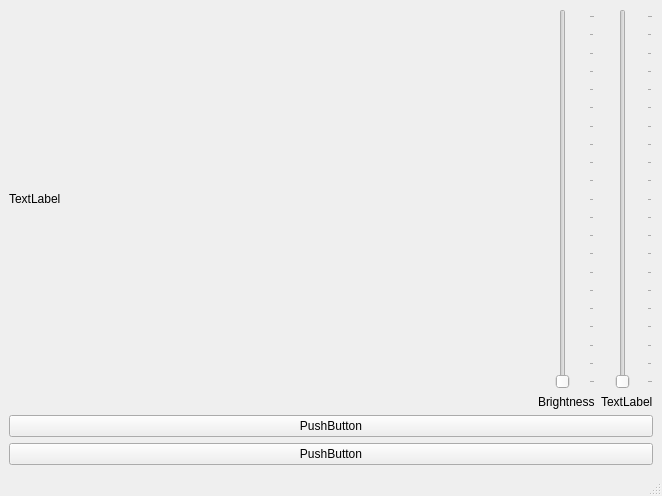
<?xml version="1.0" encoding="UTF-8"?>
<ui version="4.0">
 <class>MainWindow</class>
 <widget class="QMainWindow" name="MainWindow">
  <property name="geometry">
   <rect>
    <x>0</x>
    <y>0</y>
    <width>662</width>
    <height>496</height>
   </rect>
  </property>
  <property name="windowTitle">
   <string>MainWindow</string>
  </property>
  <widget class="QWidget" name="centralwidget">
   <layout class="QGridLayout" name="gridLayout_2">
    <item row="0" column="0">
     <layout class="QGridLayout" name="gridLayout">
      <item row="0" column="0">
       <widget class="QLabel" name="image_label">
        <property name="sizePolicy">
         <sizepolicy hsizetype="Expanding" vsizetype="Preferred">
          <horstretch>0</horstretch>
          <verstretch>0</verstretch>
         </sizepolicy>
        </property>
        <property name="text">
         <string>TextLabel</string>
        </property>
       </widget>
      </item>
      <item row="1" column="1">
       <widget class="QLabel" name="label_2">
        <property name="text">
         <string>Brightness</string>
        </property>
       </widget>
      </item>
      <item row="3" column="0" colspan="3">
       <widget class="QPushButton" name="pushButton_2">
        <property name="text">
         <string>PushButton</string>
        </property>
       </widget>
      </item>
      <item row="1" column="2">
       <widget class="QLabel" name="label_3">
        <property name="text">
         <string>TextLabel</string>
        </property>
       </widget>
      </item>
      <item row="2" column="0" colspan="3">
       <widget class="QPushButton" name="control_bt">
        <property name="text">
         <string>PushButton</string>
        </property>
       </widget>
      </item>
      <item row="0" column="2">
       <widget class="QSlider" name="verticalSlider_2">
        <property name="sizePolicy">
         <sizepolicy hsizetype="Minimum" vsizetype="Expanding">
          <horstretch>0</horstretch>
          <verstretch>0</verstretch>
         </sizepolicy>
        </property>
        <property name="maximum">
         <number>100</number>
        </property>
        <property name="singleStep">
         <number>5</number>
        </property>
        <property name="orientation">
         <enum>Qt::Vertical</enum>
        </property>
        <property name="tickPosition">
         <enum>QSlider::TicksBelow</enum>
        </property>
        <property name="tickInterval">
         <number>5</number>
        </property>
       </widget>
      </item>
      <item row="0" column="1">
       <widget class="QSlider" name="verticalSlider">
        <property name="sizePolicy">
         <sizepolicy hsizetype="Minimum" vsizetype="Expanding">
          <horstretch>0</horstretch>
          <verstretch>0</verstretch>
         </sizepolicy>
        </property>
        <property name="maximum">
         <number>100</number>
        </property>
        <property name="singleStep">
         <number>5</number>
        </property>
        <property name="orientation">
         <enum>Qt::Vertical</enum>
        </property>
        <property name="tickPosition">
         <enum>QSlider::TicksBelow</enum>
        </property>
        <property name="tickInterval">
         <number>5</number>
        </property>
       </widget>
      </item>
     </layout>
    </item>
   </layout>
  </widget>
  <widget class="QMenuBar" name="menubar">
   <property name="geometry">
    <rect>
     <x>0</x>
     <y>0</y>
     <width>662</width>
     <height>24</height>
    </rect>
   </property>
  </widget>
  <widget class="QStatusBar" name="statusbar"/>
 </widget>
 <resources/>
 <connections/>
</ui>
